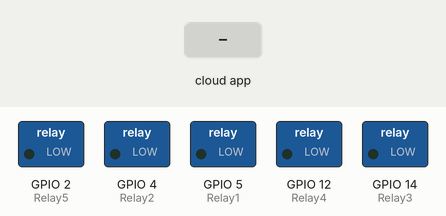
Bench run of a sketch on a simulated ESP8266 (NodeMCU). Parts: switched loads named in the sketch (green lamp = pin HIGH). The inputs (shaded band) are chosen by the test bench. WiFi joins after 1.5 s; servers stay silent unless stated; no MQTT or app messages arrive unless stated; what the sketch prints to the serial monitor is not drawn.

Above: at 2.7 s.
2.8 s: the phone or cloud app sets Relay1 to 1
At 3.6 s:
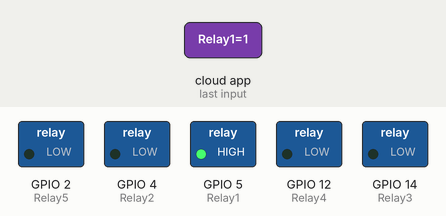
4.3 s: the phone or cloud app sets Relay3 to 1
At 4.6 s:
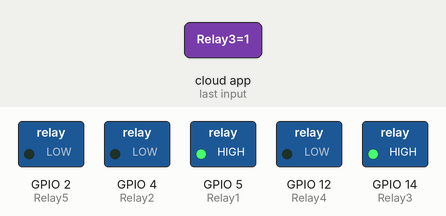
5.8 s: the phone or cloud app sets Relay2 to 1
At 6.4 s:
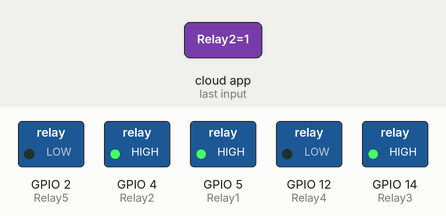
7.3 s: the phone or cloud app sets Relay4 to 1
At 8.5 s:
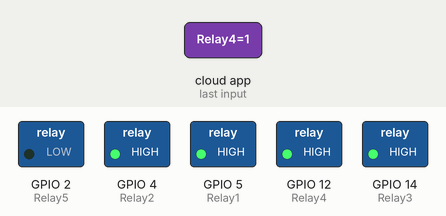
8.8 s: the phone or cloud app sets Relay5 to 1
At 9.6 s:
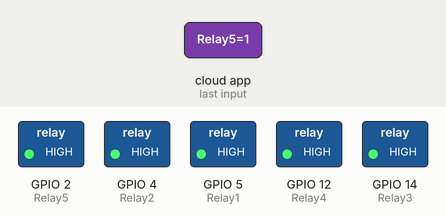
10.3 s: the phone or cloud app sets Relay1 to 0
At 10.6 s:
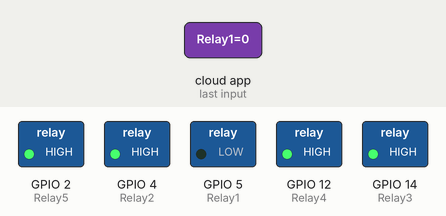
Timing chart, 0 to 12.8 s (numbered marks = the images above; inputs shaded):
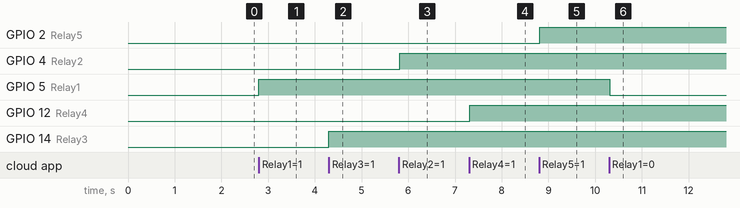

The sketch:

Project_12_Home_Automation_Relay_via_Google_Assistan.ino
```cpp
#include <ESP8266WiFi.h>
#include "Adafruit_MQTT.h"
#include "Adafruit_MQTT_Client.h"

int Relay1 = 5;  //D1
int Relay2 = 4;  //D2
int Relay3 = 14; //D5
int Relay4 = 12; //D6
int Relay5 = 2;

#define WLAN_SSID       "xxxxxxxxx"        // Your SSID
#define WLAN_PASS       "xxxxxxxxx"        // Your password

/************************* Adafruit.io Setup *********************************/

#define AIO_SERVER      "io.adafruit.com" //Adafruit Server
#define AIO_SERVERPORT  1883
#define AIO_USERNAME    "xxxxxxx"            // Username
#define AIO_KEY         "xxxxxxxxxxxxxxxxxxxxxxxxxxxxxx"   // Auth Key

//WIFI CLIENT
WiFiClient client;

Adafruit_MQTT_Client mqtt(&client, AIO_SERVER, AIO_SERVERPORT, AIO_USERNAME, AIO_KEY);

Adafruit_MQTT_Subscribe Light1 = Adafruit_MQTT_Subscribe(&mqtt, AIO_USERNAME "/feeds/Relay1"); // Feeds name should be same everywhere
Adafruit_MQTT_Subscribe Light2 = Adafruit_MQTT_Subscribe(&mqtt, AIO_USERNAME "/feeds/Relay2");
Adafruit_MQTT_Subscribe Light3 = Adafruit_MQTT_Subscribe(&mqtt, AIO_USERNAME "/feeds/Relay3");
Adafruit_MQTT_Subscribe Light4 = Adafruit_MQTT_Subscribe(&mqtt, AIO_USERNAME "/feeds/Relay4");
Adafruit_MQTT_Subscribe Light5 = Adafruit_MQTT_Subscribe(&mqtt, AIO_USERNAME "/feeds/Relay5");

void MQTT_connect();

void setup() {
  Serial.begin(115200);

  pinMode(Relay1, OUTPUT);
  pinMode(Relay2, OUTPUT);
  pinMode(Relay3, OUTPUT);
  pinMode(Relay4, OUTPUT);
  pinMode(Relay5, OUTPUT);
  // Connect to WiFi access point.
  Serial.println(); Serial.println();
  Serial.print("Connecting to ");
  Serial.println(WLAN_SSID);

  WiFi.begin(WLAN_SSID, WLAN_PASS);
  while (WiFi.status() != WL_CONNECTED) {
    delay(500);
    Serial.print(".");
  }
  Serial.println();

  Serial.println("WiFi connected");
  Serial.println("IP address: ");
  Serial.println(WiFi.localIP());

  mqtt.subscribe(&Light1);
  mqtt.subscribe(&Light3);
  mqtt.subscribe(&Light2);
  mqtt.subscribe(&Light4);
  mqtt.subscribe(&Light5);
}

void loop() {

  MQTT_connect();


  Adafruit_MQTT_Subscribe *subscription;
  while ((subscription = mqtt.readSubscription(20000))) {
    if (subscription == &Light1) {
      Serial.print(F("Got: "));
      Serial.println((char *)Light1.lastread);
      int Light1_State = atoi((char *)Light1.lastread);
      digitalWrite(Relay1, Light1_State);

    }
    if (subscription == &Light2) {
      Serial.print(F("Got: "));
      Serial.println((char *)Light2.lastread);
      int Light2_State = atoi((char *)Light2.lastread);
      digitalWrite(Relay2, Light2_State);
    }
    if (subscription == &Light3) {
      Serial.print(F("Got: "));
      Serial.println((char *)Light3.lastread);
      int Light3_State = atoi((char *)Light3.lastread);
      digitalWrite(Relay3, Light3_State);
    }
    if (subscription == &Light4) {
      Serial.print(F("Got: "));
      Serial.println((char *)Light4.lastread);
      int Light4_State = atoi((char *)Light4.lastread);
      digitalWrite(Relay4, Light4_State);

    }
    if (subscription == &Light5) {
      Serial.print(F("Got: "));
      Serial.println((char *)Light5.lastread);
      int Light5_State = atoi((char *)Light5.lastread);
      digitalWrite(Relay5, Light5_State);

    }
  }


}

void MQTT_connect() {
  int8_t ret;

  if (mqtt.connected()) {
    return;
  }

  Serial.print("Connecting to MQTT... ");

  uint8_t retries = 3;

  while ((ret = mqtt.connect()) != 0) {
    Serial.println(mqtt.connectErrorString(ret));
    Serial.println("Retrying MQTT connection in 5 seconds...");
    mqtt.disconnect();
    delay(5000);
    retries--;
    if (retries == 0) {
      while (1);
    }
  }
  Serial.println("MQTT Connected!");

}
```

Measured:
- after the input at 2.8 s, GPIO 5 (Relay1): LOW → HIGH at once
- after the input at 4.3 s, GPIO 14 (Relay3): LOW → HIGH at once
- after the input at 5.8 s, GPIO 4 (Relay2): LOW → HIGH at once
- after the input at 7.3 s, GPIO 12 (Relay4): LOW → HIGH at once
- after the input at 8.8 s, GPIO 2 (Relay5): LOW → HIGH at once
- after the input at 10.3 s, GPIO 5 (Relay1): HIGH → LOW at once
